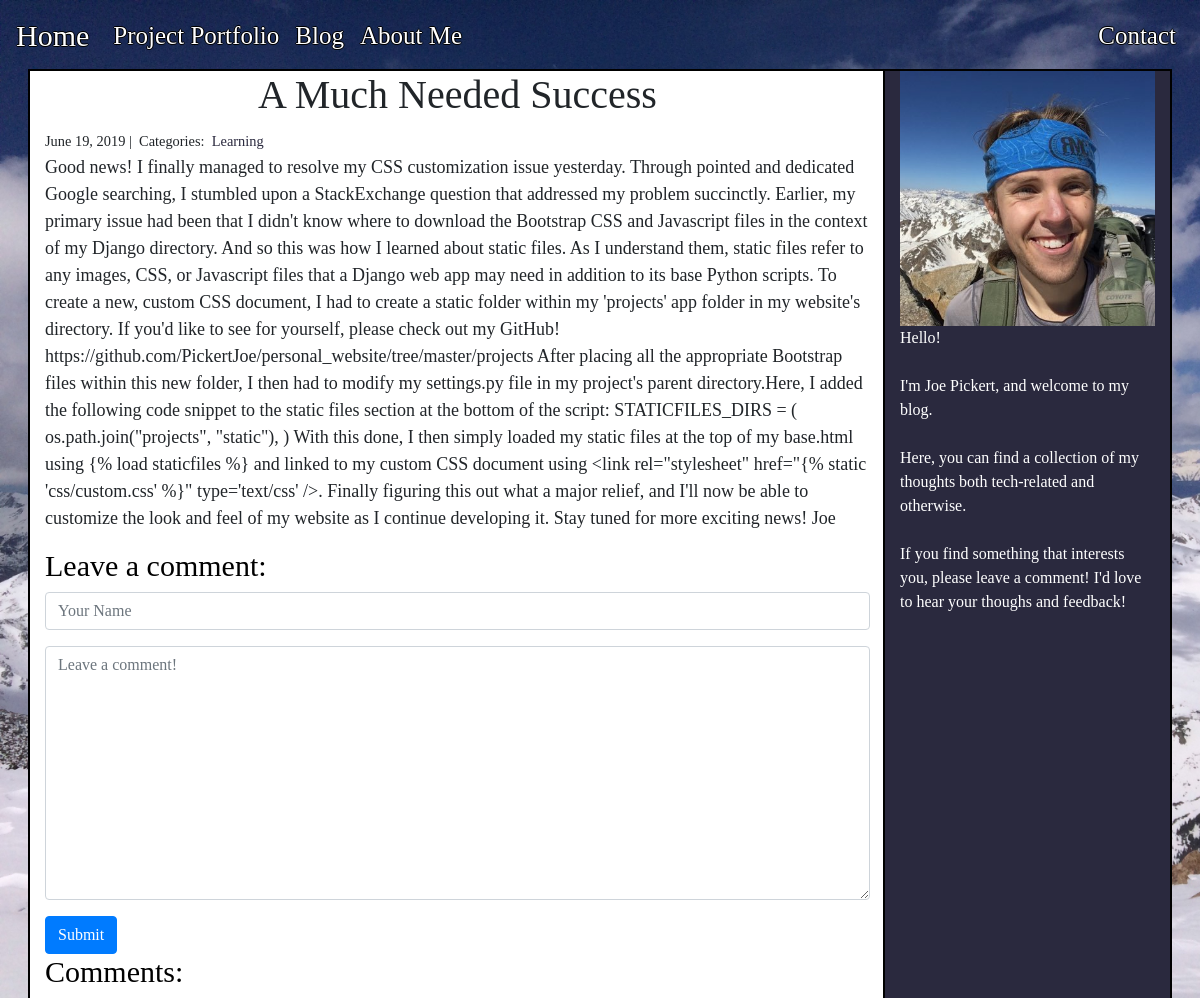
Page /blog/3/ on the committed database.
### blog/models.py (models this page shows)
class Post(models.Model):
    title = models.CharField(max_length=255)
    body = models.TextField()
    created_on = models.DateTimeField(auto_now_add=True)
    last_modified = models.DateTimeField(auto_now_add=True)
    categories = models.ManyToManyField('Category', related_name='posts')

class Category(models.Model):
    name = models.CharField(max_length=20)
    class Meta:
        verbose_name_plural = 'Categories'

### blog/views.py (the view, shortened to what this page needs)
# urls.py: path('<int:pk>/', views.blog_detail, name='blog_detail'),
def blog_detail(request, pk):
    post = Post.objects.get(pk=pk)
    form = CommentForm()
    comments = Comment.objects.filter(post=post)
    context = {
        'post': post,
        'comments': comments,
        'form': form,
    }
    return render(request, 'blog_detail.html', context)

### blog/forms.py
class CommentForm(forms.Form):
    author = forms.CharField(
        max_length=60,
        widget=forms.TextInput(attrs={
            'class': 'form-control',
            'placeholder': 'Your Name'
        })
    )
    body = forms.CharField(widget=forms.Textarea(
        attrs={
            'class': 'form-control',
            'placeholder': 'Leave a comment!'
        })
    )

### blog/templates/blog_detail.html (shortened to what this page needs)
{% extends 'base.html' %}
{% block page_content %}
{% load staticfiles %}
<div class="container">
    <div class="row">
        <div class="col-9 blog-detail">
            <h1 align='center'>{{ post.title }}</h1>
            <small>
                {{ post.created_on.date }} |&nbsp;
                Categories:&nbsp;
                {% for category in post.categories.all %}
                <a href="{% url 'blog_category' category.name %}">
                    {{ category.name }}
                </a>&nbsp;
                {% endfor %}
            </small>
            <p class='content-markdown'>{{ post.body  }}</p>
            <h2>Leave a comment:</h2>
            <form action='/blog/{{ post.pk }}/' method='post'>
                <div class='form-group'>
                    {{ form.author }}
                </div>
                <div class='form-group'>
                    {{ form.body }}
                </div>
                <button type='submit' class='btn btn-primary'>Submit</button>
            </form>
            <h2>Comments:</h2>
        </div>
        <div class="col-3">
        <img src="{% static '/images/Pro.jpg' %}" class='img-fluid'>
                Hello!</br></br>
                I'm Joe Pickert, and welcome to my blog.<br><br>
                Here, you can find a collection of my thoughts both tech-related and otherwise.<br><br>
                If you find something that interests you, please leave a comment! I'd love to hear your thoughs and feedback!
  </div>
</div>
</div>
{% endblock %}

### static/css/custom.css (style rules this page uses)
html * { font-family: "Times New Roman" !important; }
body { background-image: url("../images/snow.jpg"); background-size: cover; background-attachment: fixed; }
.blog-detail { background-color: white !important; font-size: 18px; }
a { color:#2A293E; }
h1 { text-align: center; }
h2 { color:black; font-size: 30px; }
.col-9 { background-color: #9F9C99; outline: 2px solid black; }
.col-3 { background-color: #2A293E; outline: 2px solid black; color: white; }

### rows in the picture
Post: title "A Much Needed Success", created_on "June 19, 2019", body "Good news! I finally managed to resolve my CSS customization issue yesterday. Through pointed and dedicated Google searching, I stumbled upon a StackExchange question that addressed my problem succinctly. Earlier, my primary issue had been that I didn't know where to download the Bootstrap CSS and Javascript files in the context of my Django directory. And so this was how I learned about static files. As I understand them, static files refer to any images, CSS, or Javascript files that a Django web app may need in addition to its base Python scripts. To create a new, custom CSS document, I had to create a static folder within my 'projects' app folder in my website's directory. If you'd like…"
Category: name "Learning"
